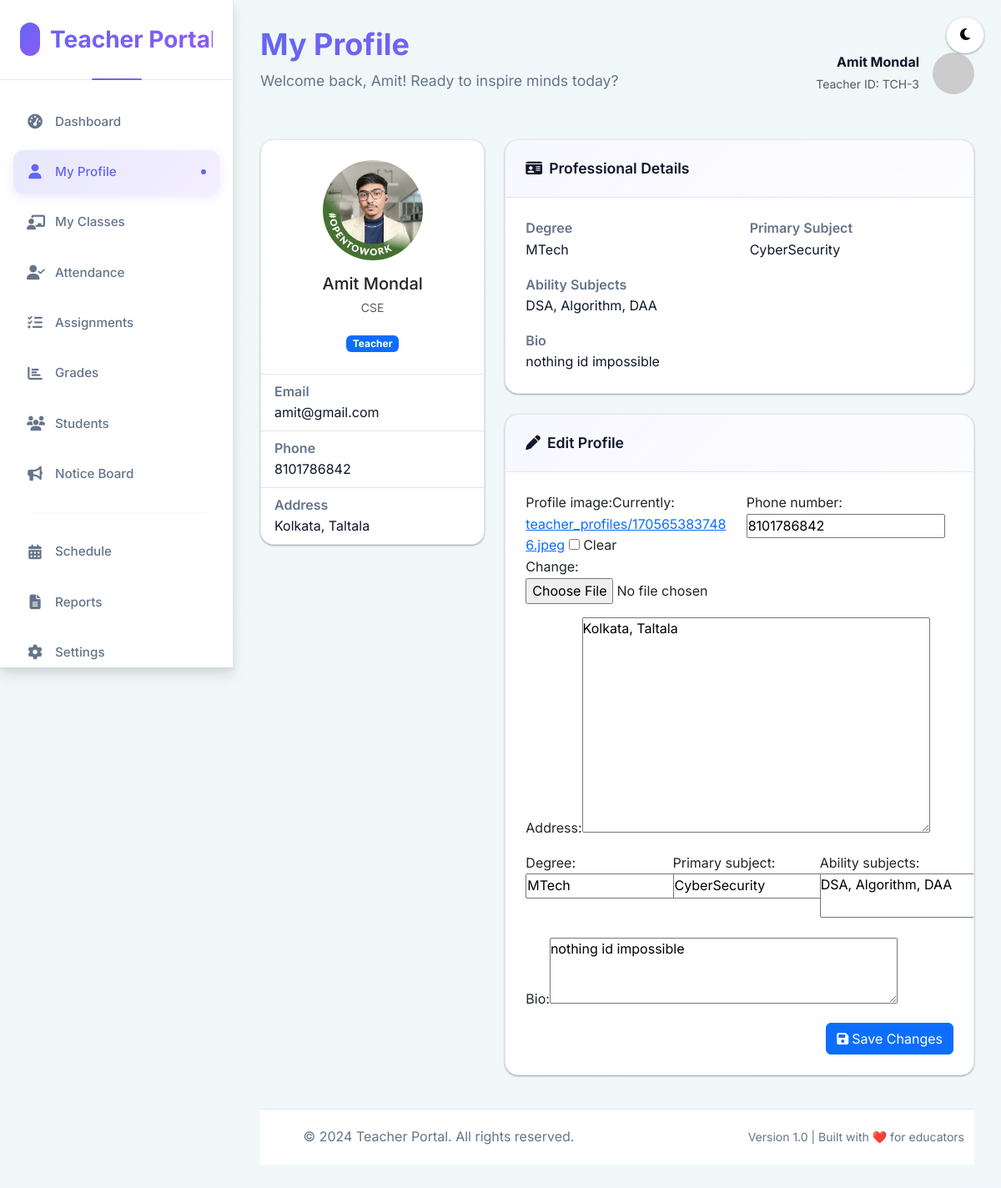
The page /teacherprofile/ (signed in) on the database its author committed.
### account/models.py (models this page shows, shortened)
class User(AbstractUser):
    ROLE_CHOICES = [
        ('admin', 'Admin'),
        ('management', 'Management'),
        ('hod', 'Head of Department'),
        ('teacher', 'Teacher'),
        ('student', 'Student'),
    ]
    role = models.CharField(max_length=20, choices=ROLE_CHOICES)
    department = models.ForeignKey(Department, on_delete=models.SET_NULL, null=True, blank=True)
    semester = models.ForeignKey(Semester, on_delete=models.SET_NULL, null=True, blank=True)
    accessible_batches = models.ManyToManyField(Semester, blank=True, related_name="teachers")

class Department(models.Model):
    name = models.CharField(max_length=100, unique=True)

### teacher/models.py (models this page shows, shortened)
class TeacherProfile(models.Model):
    user = models.OneToOneField(
        settings.AUTH_USER_MODEL,
        on_delete=models.CASCADE,
        related_name="teacher_profile",
        limit_choices_to={'role': 'teacher'}
    )
    profile_image = models.ImageField(upload_to="teacher_profiles/", blank=True, null=True)
    phone_number = models.CharField(max_length=20, blank=True, null=True)
    address = models.TextField(blank=True, null=True)
    degree = models.CharField(max_length=100, blank=True, null=True)
    primary_subject = models.CharField(max_length=100, blank=True, null=True)
    ability_subjects = models.TextField(blank=True, null=True, help_text="Comma-separated subjects you can teach")
    bio = models.TextField(blank=True, null=True)

### teacher/views.py (the view)
# urls.py: path('profile/', teacher_profile_view, name='teacher_profile'),
@login_required
def teacher_profile_view(request):
    if request.user.role != 'teacher':
        return redirect('index')
    profile, _ = TeacherProfile.objects.get_or_create(user=request.user)
    if request.method == 'POST':
        form = TeacherProfileForm(request.POST, request.FILES, instance=profile)
        if form.is_valid():
            form.save()
            messages.success(request, 'Profile updated successfully.')
            return redirect('teacher_profile')
        else:
            messages.error(request, 'Please correct the errors below.')
    else:
        form = TeacherProfileForm(instance=profile)
    return render(request, 'teacher/profile.html', {
        'profile': profile,
        'form': form,
    })

### teacher/forms.py
class TeacherProfileForm(forms.ModelForm):
    ability_subjects = forms.CharField(
        required=False,
        widget=forms.Textarea(attrs={'rows': 2, 'placeholder': 'e.g., Data Structures, Algorithms, DBMS'}),
        help_text='Comma-separated subjects you can teach'
    )
    class Meta:
        model = TeacherProfile
        fields = [
            'profile_image', 'phone_number', 'address',
            'degree', 'primary_subject', 'ability_subjects', 'bio'
        ]
        widgets = {
            'bio': forms.Textarea(attrs={'rows': 3}),
        }

### templates/teacher/profile.html (shortened to what this page needs)
{% extends 'teacher_base.html' %}
{% load static %}
{% block page_title %}My Profile{% endblock %}
{% block content %}
<div class="row g-4">
    <div class="col-lg-4">
        <div class="card profile-card">
            <div class="card-body text-center">
                {% if profile.profile_image %}
                    <img src="{{ profile.profile_image.url }}" class="avatar mb-3" alt="Profile">
                {% else %}
                    <div class="avatar mb-3 d-inline-flex align-items-center justify-content-center bg-primary text-white">
                        <i class="fas fa-user fa-2x"></i>
                    </div>
                {% endif %}
                <h5 class="mb-1">{{ request.user.get_full_name|default:request.user.username }}</h5>
                <small class="text-muted">{{ request.user.department.name|default:'Department N/A' }}</small>
                <div class="mt-3">
                    <span class="badge bg-primary">Teacher</span>
                </div>
            </div>
            <div class="list-group list-group-flush">
                <div class="list-group-item">
                    <div class="label">Email</div>
                    <div class="value">{{ request.user.email }}</div>
                </div>
                <div class="list-group-item">
                    <div class="label">Phone</div>
                    <div class="value">{{ profile.phone_number|default:'-' }}</div>
                </div>
                <div class="list-group-item">
                    <div class="label">Address</div>
                    <div class="value">{{ profile.address|default:'-' }}</div>
                </div>
            </div>
        </div>
    </div>
    <div class="col-lg-8">
        <div class="card profile-card mb-4">
            <div class="card-header"><i class="fas fa-id-card me-2"></i>Professional Details</div>
            <div class="card-body">
                <div class="row mb-3">
                    <div class="col-md-6">
                        <div class="label">Degree</div>
                        <div class="value">{{ profile.degree|default:'-' }}</div>
                    </div>
                    <div class="col-md-6">
                        <div class="label">Primary Subject</div>
                        <div class="value">{{ profile.primary_subject|default:'-' }}</div>
                    </div>
                </div>
                <div class="mb-3">
                    <div class="label">Ability Subjects</div>
                    <div class="value">{{ profile.ability_subjects|default:'-' }}</div>
                </div>
                <div>
                    <div class="label">Bio</div>
                    <div class="value">{{ profile.bio|default:'-' }}</div>
                </div>
            </div>
        </div>
        <div class="card profile-card">
            <div class="card-header"><i class="fas fa-pen me-2"></i>Edit Profile</div>
            <div class="card-body">
                <form method="post" enctype="multipart/form-data">
                    <div class="row g-3">
                        <div class="col-md-6">{{ form.profile_image.label_tag }}{{ form.profile_image }}</div>
                        <div class="col-md-6">{{ form.phone_number.label_tag }}{{ form.phone_number }}</div>
                        <div class="col-12">{{ form.address.label_tag }}{{ form.address }}</div>
                        <div class="col-md-4">{{ form.degree.label_tag }}{{ form.degree }}</div>
                        <div class="col-md-4">{{ form.primary_subject.label_tag }}{{ form.primary_subject }}</div>
                        <div class="col-md-4">{{ form.ability_subjects.label_tag }}{{ form.ability_subjects }}</div>
                        <div class="col-12">{{ form.bio.label_tag }}{{ form.bio }}</div>
                    </div>
                    <div class="text-end mt-3">
                        <button type="submit" class="btn btn-primary"><i class="fas fa-save me-1"></i>Save Changes</button>
                    </div>
                </form>
            </div>
        </div>
    </div>
</div>
{% endblock %}

### templates/teacher_base.html (shortened to what this page needs)
{% load static %}
<!DOCTYPE html>
<html lang="en">
<head>
    <link rel="stylesheet" href="https://cdn.jsdelivr.net/npm/bootstrap@5.3.0/dist/css/bootstrap.min.css">
    <link rel="stylesheet" href="https://cdnjs.cloudflare.com/ajax/libs/font-awesome/6.4.0/css/all.min.css">
</head>
<body>
<button class="theme-toggle" id="themeToggle">
    <i class="fas fa-moon"></i>
</button>
<div class="main-container">
    <div class="sidebar" id="sidebar">
        <div class="sidebar-header">
            <a class="navbar-brand" href="/">
                <div class="brand-icon">
                    <i class="fas fa-chalkboard-user"></i>
                </div>
                Teacher Portal
            </a>
        </div>
        <ul class="sidebar-menu">
            <li><a href="#dashboard" class="{% if request.resolver_match.url_name == 'teacher_dashboard' %}active{% endif %}">
                <i class="fas fa-tachometer-alt icon"></i> Dashboard</a></li>
            <li><a href="{% url 'teacher_profile' %}" class="{% if request.resolver_match.url_name == 'teacher_profile' %}active{% endif %}">
                <i class="fas fa-user icon"></i> My Profile</a></li>
            <li><a href="{% url 'teacher_classes' %}" class="{% if request.resolver_match.url_name == 'teacher_classes' %}active{% endif %}">
                <i class="fas fa-chalkboard-user icon"></i> My Classes</a></li>
            <li><a href="{% url 'take_attendance' %}" class="{% if request.resolver_match.url_name == 'take_attendance' %}active{% endif %}">
                <i class="fas fa-user-check icon"></i> Attendance</a></li>
            <li><a href="{% url 'assignment_list' %}" class="{% if request.resolver_match.url_name == 'assignment_list' %}active{% endif %}">
                <i class="fas fa-tasks icon"></i> Assignments</a></li>
            <li><a href="{% url 'teacher_grades' %}" class="{% if request.resolver_match.url_name == 'teacher_grades' %}active{% endif %}">
                <i class="fas fa-chart-bar icon"></i> Grades</a></li>
            <li><a href="{% url 'teacher_students' %}" class="{% if request.resolver_match.url_name == 'teacher_students' %}active{% endif %}">
                <i class="fas fa-users icon"></i> Students</a></li>
            <li><a href="{% url 'notice_create' %}" class="{% if request.resolver_match.url_name == 'notice_create' %}active{% endif %}">
                <i class="fas fa-bullhorn icon"></i> Notice Board</a></li>
            <hr class="menu-divider">
            <li><a href="#">
                <i class="fas fa-calendar-alt icon"></i> Schedule</a></li>
            <li><a href="#">
                <i class="fas fa-file-alt icon"></i> Reports</a></li>
            <li><a href="#">
                <i class="fas fa-cog icon"></i> Settings</a></li>
        </ul>
    </div>
    <main class="main-content">
        <div class="d-flex justify-content-between align-items-center mb-4">
            <div>
                <h1 class="header-title">{% block page_title %}Teacher Dashboard{% endblock %}</h1>
                <p class="header-subtitle">Welcome back, {{ user.first_name|default:user.username }}! Ready to inspire minds today?</p>
            </div>
            <div class="d-flex align-items-center">
                <div class="me-3 text-end">
                    <div class="fw-bold">{{ user.first_name }} {{ user.last_name }}</div>
                    <small class="text-muted">Teacher ID: TCH-{{ user.id }}</small>
                </div>
                <img src="https://via.placeholder.com/50" class="rounded-circle" alt="User Avatar" width="50" height="50">
            </div>
        </div>
        {% block content %}{% endblock %}
        <footer class="footer">
            <div class="container-fluid">
                <div class="row align-items-center">
                    <div class="col-md-6">
                        <p class="mb-0">&copy; 2024 Teacher Portal. All rights reserved.</p>
                    </div>
                    <div class="col-md-6 text-end">
                        <small>Version 1.0 | Built with ❤️ for educators</small>
                    </div>
                </div>
            </div>
        </footer>
    </main>
</div>
</body>
</html>

### templates/teacher/profile.html (style rules this page uses)
.profile-card { border-radius: 16px; border: 1px solid var(--border-color); overflow: hidden; }
.avatar { width: 120px; height: 120px; border-radius: 50%; object-fit: cover; }
.label { font-weight: 600; color: var(--text-secondary); }
.value { color: var(--text-primary); }

### rows shown on the page
User: first_name "Amit", last_name "Mondal", id "3", user.get_full_name "Amit Mondal", user.department.name "CSE", user.email "amit@gmail.com"
TeacherProfile: profile_image (picture), phone_number "8101786842", address "Kolkata, Taltala", degree "MTech", primary_subject "CyberSecurity", ability_subjects "DSA, Algorithm, DAA", bio "nothing id impossible"
